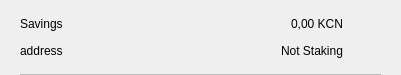
<?xml version="1.0" encoding="UTF-8"?>
<ui version="4.0">
 <class>CSRow</class>
 <widget class="QWidget" name="CSRow">
  <property name="geometry">
   <rect>
    <x>0</x>
    <y>0</y>
    <width>401</width>
    <height>75</height>
   </rect>
  </property>
  <property name="windowTitle">
   <string>Form</string>
  </property>
  <layout class="QVBoxLayout" name="verticalLayout">
   <property name="spacing">
    <number>0</number>
   </property>
   <property name="leftMargin">
    <number>20</number>
   </property>
   <property name="topMargin">
    <number>10</number>
   </property>
   <property name="rightMargin">
    <number>20</number>
   </property>
   <property name="bottomMargin">
    <number>0</number>
   </property>
   <item>
    <widget class="QWidget" name="info" native="true">
     <property name="minimumSize">
      <size>
       <width>0</width>
       <height>0</height>
      </size>
     </property>
     <layout class="QHBoxLayout" name="horizontalLayout_3">
      <property name="leftMargin">
       <number>0</number>
      </property>
      <property name="topMargin">
       <number>0</number>
      </property>
      <property name="rightMargin">
       <number>0</number>
      </property>
      <property name="bottomMargin">
       <number>10</number>
      </property>
      <item>
       <widget class="QWidget" name="container" native="true">
        <property name="minimumSize">
         <size>
          <width>0</width>
          <height>0</height>
         </size>
        </property>
        <layout class="QVBoxLayout" name="verticalLayout_2">
         <property name="spacing">
          <number>0</number>
         </property>
         <property name="leftMargin">
          <number>0</number>
         </property>
         <property name="topMargin">
          <number>0</number>
         </property>
         <property name="rightMargin">
          <number>0</number>
         </property>
         <property name="bottomMargin">
          <number>0</number>
         </property>
         <item>
          <layout class="QHBoxLayout" name="horizontalLayout">
           <item>
            <widget class="QLabel" name="labelName">
             <property name="text">
              <string>Savings</string>
             </property>
            </widget>
           </item>
           <item>
            <spacer name="horizontalSpacer">
             <property name="orientation">
              <enum>Qt::Horizontal</enum>
             </property>
             <property name="sizeHint" stdset="0">
              <size>
               <width>40</width>
               <height>20</height>
              </size>
             </property>
            </spacer>
           </item>
           <item>
            <widget class="QLabel" name="labelAmount">
             <property name="text">
              <string>0,00 KCN</string>
             </property>
            </widget>
           </item>
          </layout>
         </item>
         <item>
          <layout class="QHBoxLayout" name="horizontalLayout_2">
           <item>
            <widget class="QLabel" name="labelAddress">
             <property name="text">
              <string>address</string>
             </property>
            </widget>
           </item>
           <item>
            <spacer name="horizontalSpacer_2">
             <property name="orientation">
              <enum>Qt::Horizontal</enum>
             </property>
             <property name="sizeHint" stdset="0">
              <size>
               <width>40</width>
               <height>20</height>
              </size>
             </property>
            </spacer>
           </item>
           <item>
            <widget class="QLabel" name="labelStaking">
             <property name="text">
              <string>Not Staking</string>
             </property>
            </widget>
           </item>
          </layout>
         </item>
        </layout>
       </widget>
      </item>
      <item alignment="Qt::AlignHCenter|Qt::AlignVCenter">
       <widget class="QPushButton" name="pushButtonMenu">
        <property name="minimumSize">
         <size>
          <width>24</width>
          <height>24</height>
         </size>
        </property>
        <property name="maximumSize">
         <size>
          <width>32</width>
          <height>32</height>
         </size>
        </property>
        <property name="focusPolicy">
         <enum>Qt::NoFocus</enum>
        </property>
        <property name="styleSheet">
         <string notr="true">border:none; background-color:transparent;</string>
        </property>
        <property name="text">
         <string/>
        </property>
        <property name="icon">
         <iconset>
          <normaloff>://ic-menu-hover</normaloff>://ic-menu-hover</iconset>
        </property>
        <property name="iconSize">
         <size>
          <width>24</width>
          <height>24</height>
         </size>
        </property>
       </widget>
      </item>
     </layout>
    </widget>
   </item>
   <item>
    <widget class="QLabel" name="lblDivisory">
     <property name="minimumSize">
      <size>
       <width>0</width>
       <height>1</height>
      </size>
     </property>
     <property name="maximumSize">
      <size>
       <width>16777215</width>
       <height>1</height>
      </size>
     </property>
     <property name="styleSheet">
      <string notr="true">background-color:#bababa;</string>
     </property>
     <property name="text">
      <string/>
     </property>
     <property name="alignment">
      <set>Qt::AlignBottom|Qt::AlignLeading|Qt::AlignLeft</set>
     </property>
    </widget>
   </item>
  </layout>
 </widget>
 <resources/>
 <connections/>
</ui>
